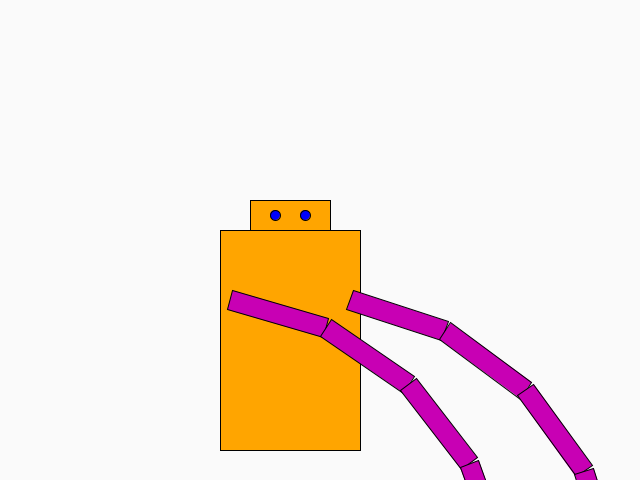
Frame 1 (no input)
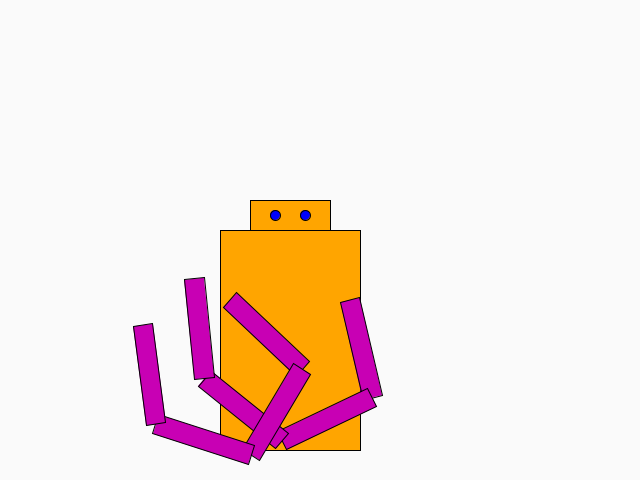
Frame 60 (the mouse pressed at the canvas centre just before this capture)
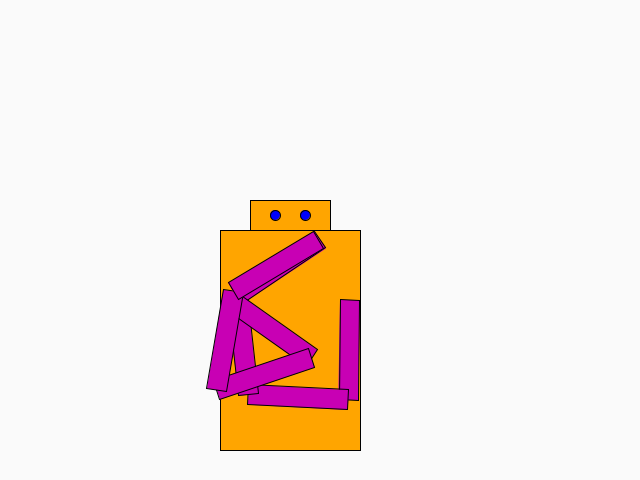
Frame 120 (the mouse held since frame 60 and released just before this capture)

The Processing sketch that drew these frames (run headless with seeded random() and noise(); from frame 60 on, the mouse is pressed at the canvas centre):

// Processing sketch: Joint_Limits
// ── Joint_Limits.pde
//Inverse Kinematics
//CSCI 5611 IK [Solution]
// Stephen J. Guy <sjguy@umn.edu>

/*
INTRODUCTION:
Rather than making an artist control every aspect of a characters animation, we will often specify 
key points (e.g., center of mass and hand position) and let an optimizer find the right angles for 
all of the joints in the character's skelton. This is called Inverse Kinematics (IK). Here, we start 
with some simple IK code and try to improve the results a bit to get better motion.

TODO:
Step 1. Change the joint lengths and colors to look more like a human arm. Try to match 
        the length ratios of your own arm/hand, and try to match your own skin tone in the rendering.

Step 2: Add an angle limit to the wrist joint, and limit it to be within +/- 90 degrees relative
        to the lower arm.
        -Be careful to put the joint limits for the wrist *before* you compute the new end effoctor
         position for the next link in CCD

Step 3: Add an angle limit to the shoulder joint to limit the joint to be between 0 and 90 degrees, 
        this should stop the top of the arm from moving off screen.

Step 4: Cap the acceleration of each joint so the joints can only update slowly. Try to tweak the 
        acceleration cap to be different for each joint to get a good effect on the arm motion.

Step 5: Try adding a 4th limb to the IK chain.


CHALLENGE:

1. Go back to the 3-limb arm, can you make it look more human-like. Try adding a simple body to 
   the scene using circles and rectangles. Can you make a scene where the character picks up 
   something and moves it somewhere?
2. Create a more full skeleton. How do you handle the torso having two different arms?

*/

void setup(){
  size(640,480);
  surface.setTitle("Inverse Kinematics [CSCI 5611 Example]");
}

//Root
Vec2 root = new Vec2(350,300);
Vec2 rootLeft = new Vec2(230, 300);

//Arm 0
float l0 = 100; 
float a0 = 0.3; //Shoulder joint

//Arm 1
float l1 = 100;
float a1 = 0.3; //Elbow joint

//Arm 2
float l2 = 100;
float a2 = 0.3; //Wrist joint

//hand
float l3 = 100;
float a3 = 0.3;

//Arm 0
float l4 = 100; 
float a4 = 0.3; //Shoulder joint

//Arm 1
float l5 = 100;
float a5 = 0.3; //Elbow joint

//Arm 2
float l6 = 100;
float a6 = 0.3; //Wrist joint

//hand
float l7 = 100;
float a7 = 0.3;

Vec2 start_l1,start_l2,start_l3,endPoint;
Vec2 start_l5,start_l6,start_l7,endPoint2;

float angleSpeedLimit = 0.00001;

void solve(float dt){
  Vec2 goal = new Vec2(mouseX, mouseY);
  
  Vec2 startToGoal, startToEndEffector;
  float dotProd, angleDiff;

  //Update wrist joint
  startToGoal = goal.minus(start_l7);
  startToEndEffector = endPoint2.minus(start_l7);
  dotProd = dot(startToGoal.normalized(),startToEndEffector.normalized());
  dotProd = clamp(dotProd,-1,1);
  angleDiff = acos(dotProd);
  if(angleDiff > 0.01) {
    if (cross(startToGoal,startToEndEffector) < 0)
      a7 += (angleSpeedLimit+dt);
    else
      a7 -= (angleSpeedLimit+dt);
  }
  /*TODO: Wrist joint limits here*/
  fk(); //Update link positions with fk (e.g. end effector changed)

  //Update wrist joint
  startToGoal = goal.minus(start_l6);
  startToEndEffector = endPoint2.minus(start_l6);
  dotProd = dot(startToGoal.normalized(),startToEndEffector.normalized());
  dotProd = clamp(dotProd,-1,1);
  angleDiff = acos(dotProd);
  if(angleDiff > 0.01) {
    if (cross(startToGoal,startToEndEffector) < 0)
      a6 += (angleSpeedLimit+dt);
    else
      a6 -= (angleSpeedLimit+dt);
  }
  /*TODO: Wrist joint limits here*/
  fk(); //Update link positions with fk (e.g. end effector changed)

  //Update wrist joint
  startToGoal = goal.minus(start_l5);
  startToEndEffector = endPoint2.minus(start_l5);
  dotProd = dot(startToGoal.normalized(),startToEndEffector.normalized());
  dotProd = clamp(dotProd,-1,1);
  angleDiff = acos(dotProd);
  if(angleDiff > 0.01) {
    if (cross(startToGoal,startToEndEffector) < 0)
      a5 += (angleSpeedLimit+dt);
    else
      a5 -= (angleSpeedLimit+dt);
  }
  /*TODO: Wrist joint limits here*/
  fk(); //Update link positions with fk (e.g. end effector changed)

  //Update shoulder joint
  startToGoal = goal.minus(rootLeft);
  if (startToGoal.length() < .0001) return;
  startToEndEffector = endPoint2.minus(rootLeft);
  dotProd = dot(startToGoal.normalized(),startToEndEffector.normalized());
  dotProd = clamp(dotProd,-1,1);
  angleDiff = acos(dotProd);
  if(angleDiff > 0.01) {
    if (cross(startToGoal,startToEndEffector) < 0)
      a4 += (angleSpeedLimit+dt);
    else
      a4 -= (angleSpeedLimit+dt);
  }
  /*TODO: Shoulder joint limits here*/
  fk(); //Update link positions with fk (e.g. end effector changed)

  //Update wrist joint
  startToGoal = goal.minus(start_l3);
  startToEndEffector = endPoint.minus(start_l3);
  dotProd = dot(startToGoal.normalized(),startToEndEffector.normalized());
  dotProd = clamp(dotProd,-1,1);
  angleDiff = acos(dotProd);
  if(angleDiff > 0.01) {
    if (cross(startToGoal,startToEndEffector) < 0)
      a3 += (angleSpeedLimit+dt);
    else
      a3 -= (angleSpeedLimit+dt);
  }
  /*TODO: Wrist joint limits here*/
  fk(); //Update link positions with fk (e.g. end effector changed)
  
  //Update wrist joint
  startToGoal = goal.minus(start_l2);
  startToEndEffector = endPoint.minus(start_l2);
  dotProd = dot(startToGoal.normalized(),startToEndEffector.normalized());
  dotProd = clamp(dotProd,-1,1);
  angleDiff = acos(dotProd);
  if(angleDiff > 0.01) {
    if (cross(startToGoal,startToEndEffector) < 0)
      a2 += (angleSpeedLimit+dt);
    else
      a2 -= (angleSpeedLimit+dt);
  }
  /*TODO: Wrist joint limits here*/
  fk(); //Update link positions with fk (e.g. end effector changed)
  
  
  
  //Update elbow joint
  startToGoal = goal.minus(start_l1);
  startToEndEffector = endPoint.minus(start_l1);
  dotProd = dot(startToGoal.normalized(),startToEndEffector.normalized());
  dotProd = clamp(dotProd,-1,1);
  angleDiff = acos(dotProd);
  if(angleDiff > 0.01) {
    if (cross(startToGoal,startToEndEffector) < 0)
      a1 += (angleSpeedLimit+dt);
    else
      a1 -= (angleSpeedLimit+dt);
  }
  fk(); //Update link positions with fk (e.g. end effector changed)
  
  
  //Update shoulder joint
  startToGoal = goal.minus(root);
  if (startToGoal.length() < .0001) return;
  startToEndEffector = endPoint.minus(root);
  dotProd = dot(startToGoal.normalized(),startToEndEffector.normalized());
  dotProd = clamp(dotProd,-1,1);
  angleDiff = acos(dotProd);
  println("angleDiff: ", angleDiff);
  if(angleDiff > 0.01) {
    if (cross(startToGoal,startToEndEffector) < 0)
      a0 += (angleSpeedLimit+dt);
    else
      a0 -= (angleSpeedLimit+dt);
  }
  /*TODO: Shoulder joint limits here*/
  fk(); //Update link positions with fk (e.g. end effector changed)

  //println("Angle 0:",a0,"Angle 1:",a1,"Angle 2:",a2, "Angle 3:",a3);
}

void fk(){
  start_l1 = new Vec2(cos(a0)*l0,sin(a0)*l0).plus(root);
  start_l2 = new Vec2(cos(a0+a1)*l1,sin(a0+a1)*l1).plus(start_l1);
  start_l3 = new Vec2(cos(a0+a1+a2)*l2,sin(a0+a1+a2)*l2).plus(start_l2);
  endPoint = new Vec2(cos(a0+a1+a2+a3)*l3,sin(a0+a1+a2+a3)*l3).plus(start_l3);
  
  start_l5 = new Vec2(cos(a4)*l4,sin(a4)*l4).plus(rootLeft);
  start_l6 = new Vec2(cos(a4+a5)*l5,sin(a4+a5)*l5).plus(start_l5);
  start_l7 = new Vec2(cos(a4+a5+a6)*l6,sin(a4+a5+a6)*l6).plus(start_l6);
  endPoint2 = new Vec2(cos(a4+a5+a6+a7)*l7,sin(a4+a5+a6+a7)*l7).plus(start_l7);
}

float armW = 20;
Vec2 robotHead = new Vec2(250, 200);
Vec2 robotBody = new Vec2(220, 230);
Vec2 robotEyeLeft = new Vec2(275, 215);
Vec2 robotEyeRight = new Vec2(305, 215);
void draw(){
  fk();
  solve(1/frameRate);
  
  background(250,250,250);
  
  fill(255, 165, 0);
  pushMatrix();
  translate(robotHead.x,robotHead.y);
  rect(0, 0, 80, 30);
  popMatrix();

  pushMatrix();
  translate(robotBody.x,robotBody.y);
  rect(0, 0, 140, 220);
  popMatrix();

  fill(0,0,255);
  pushMatrix();
  translate(robotEyeLeft.x,robotEyeLeft.y);
  circle(0,0,10);
  popMatrix();

  pushMatrix();
  translate(robotEyeRight.x,robotEyeRight.y);
  circle(0,0,10);
  popMatrix();

  fill(200,0,180);
  pushMatrix();
  translate(root.x,root.y);
  rotate(a0);
  rect(0, -armW/2, l0, armW);
  popMatrix();
  
  pushMatrix();
  translate(start_l1.x,start_l1.y);
  rotate(a0+a1);
  rect(0, -armW/2, l1, armW);
  popMatrix();
  
  pushMatrix();
  translate(start_l2.x,start_l2.y);
  rotate(a0+a1+a2);
  rect(0, -armW/2, l2, armW);
  popMatrix();

  pushMatrix();
  translate(start_l3.x,start_l3.y);
  rotate(a0+a1+a2+a3);
  rect(0, -armW/2, l3, armW);
  popMatrix();

  pushMatrix();
  translate(rootLeft.x,rootLeft.y);
  rotate(a4);
  rect(0, -armW/2, l4, armW);
  popMatrix();

  pushMatrix();
  translate(start_l5.x,start_l5.y);
  rotate(a4+a5);
  rect(0, -armW/2, l5, armW);
  popMatrix();

  pushMatrix();
  translate(start_l6.x,start_l6.y);
  rotate(a4+a5+a6);
  rect(0, -armW/2, l6, armW);
  popMatrix();

  pushMatrix();
  translate(start_l7.x,start_l7.y);
  rotate(a4+a5+a6+a7);
  rect(0, -armW/2, l7, armW);
  popMatrix();
  
}



//-----------------
// Vector Library
//-----------------

//Vector Library
//CSCI 5611 Vector 2 Library [Example]
// Stephen J. Guy <sjguy@umn.edu>

public class Vec2 {
  public float x, y;
  
  public Vec2(float x, float y){
    this.x = x;
    this.y = y;
  }
  
  public String toString(){
    return "(" + x+ "," + y +")";
  }
  
  public float length(){
    return sqrt(x*x+y*y);
  }
  
  public Vec2 plus(Vec2 rhs){
    return new Vec2(x+rhs.x, y+rhs.y);
  }
  
  public void add(Vec2 rhs){
    x += rhs.x;
    y += rhs.y;
  }
  
  public Vec2 minus(Vec2 rhs){
    return new Vec2(x-rhs.x, y-rhs.y);
  }
  
  public void subtract(Vec2 rhs){
    x -= rhs.x;
    y -= rhs.y;
  }
  
  public Vec2 times(float rhs){
    return new Vec2(x*rhs, y*rhs);
  }
  
  public void mul(float rhs){
    x *= rhs;
    y *= rhs;
  }
  
  public void clampToLength(float maxL){
    float magnitude = sqrt(x*x + y*y);
    if (magnitude > maxL){
      x *= maxL/magnitude;
      y *= maxL/magnitude;
    }
  }
  
  public void setToLength(float newL){
    float magnitude = sqrt(x*x + y*y);
    x *= newL/magnitude;
    y *= newL/magnitude;
  }
  
  public void normalize(){
    float magnitude = sqrt(x*x + y*y);
    x /= magnitude;
    y /= magnitude;
  }
  
  public Vec2 normalized(){
    float magnitude = sqrt(x*x + y*y);
    return new Vec2(x/magnitude, y/magnitude);
  }
  
  public float distanceTo(Vec2 rhs){
    float dx = rhs.x - x;
    float dy = rhs.y - y;
    return sqrt(dx*dx + dy*dy);
  }
}

Vec2 interpolate(Vec2 a, Vec2 b, float t){
  return a.plus((b.minus(a)).times(t));
}

float interpolate(float a, float b, float t){
  return a + ((b-a)*t);
}

float dot(Vec2 a, Vec2 b){
  return a.x*b.x + a.y*b.y;
}

float cross(Vec2 a, Vec2 b){
  return a.x*b.y - a.y*b.x;
}


Vec2 projAB(Vec2 a, Vec2 b){
  return b.times(a.x*b.x + a.y*b.y);
}

float clamp(float f, float min, float max){
  if (f < min) return min;
  if (f > max) return max;
  return f;
}
